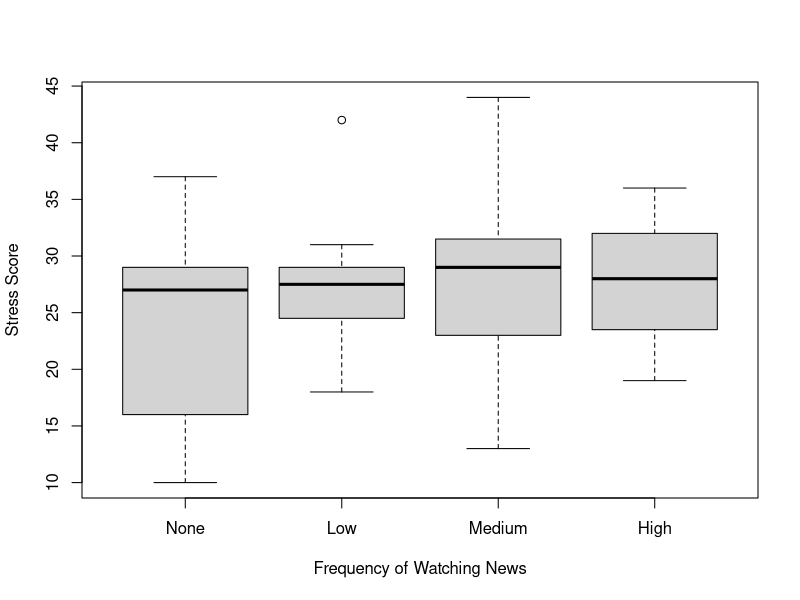
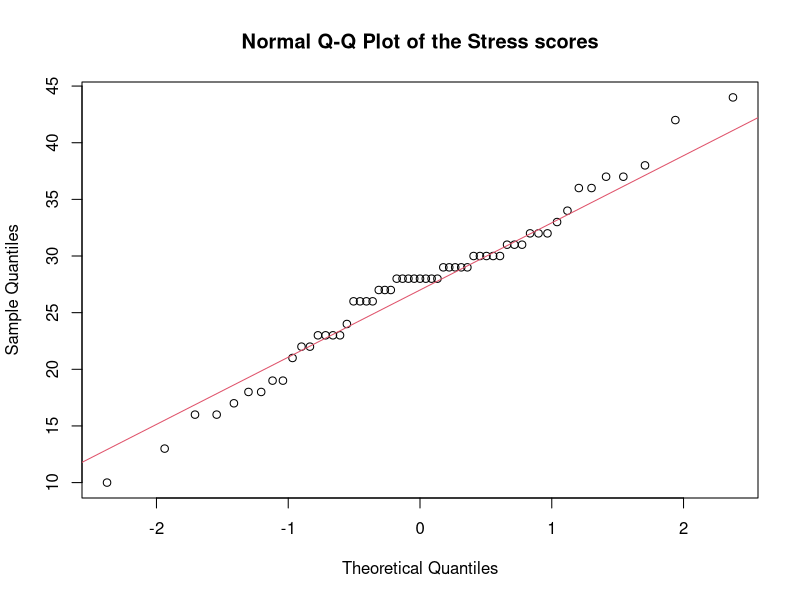
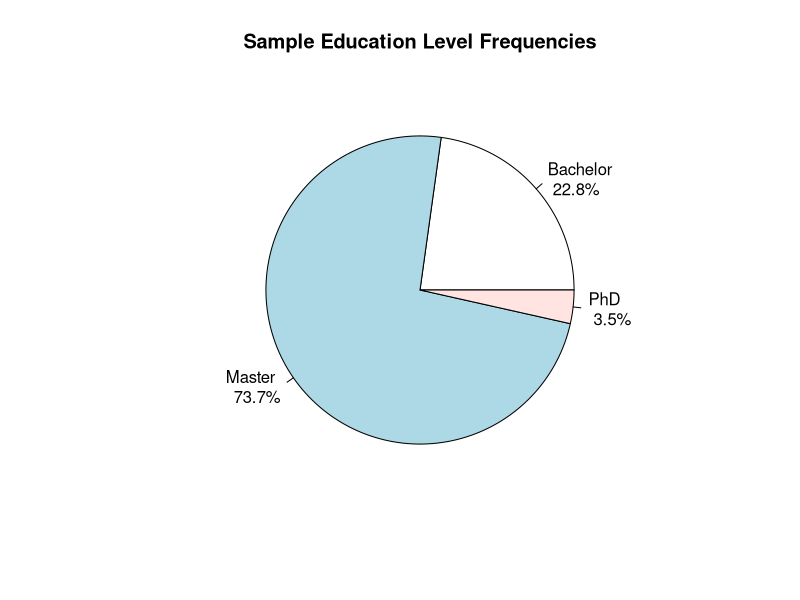
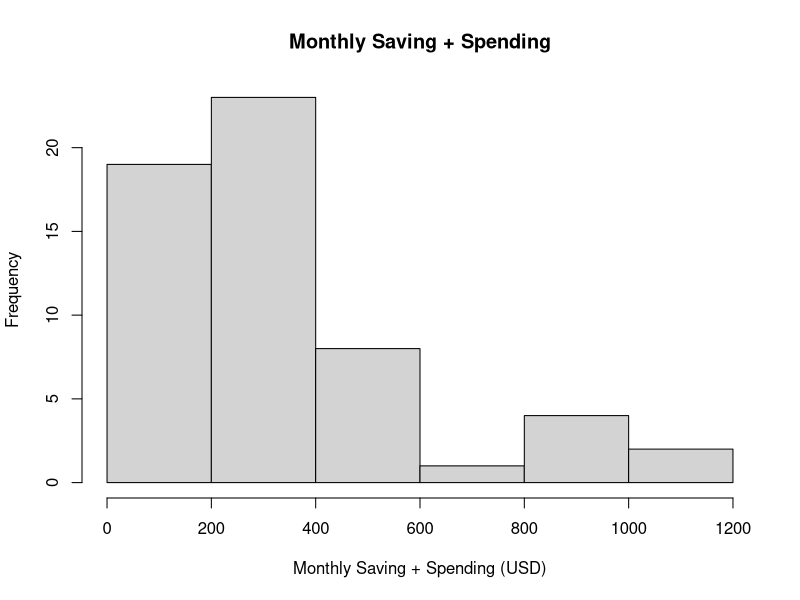

Here is the R script that generated these plots, in order:
library("psych")

all_data <- read.csv("all_data.csv")

stress_questions <- c("Q1", "Q2", "Q3", "Q4", "Q5", "Q6", "Q7", "N1", "N2", "N3", "N4", "N5", "N6", "N7")

# alpha cronbach reliability of stress questions.
# The reliability of stress questions only is tested,
# since these 14 questions have the same scale.
# Alpha is 0.77.
stress_data <- all_data[names(all_data) %in% stress_questions]
alpha(stress_data, check.keys = TRUE)

# remove stress questions from the data
data <- data.frame(all_data[!(names(all_data) %in% stress_questions)])

# factor analysis on all the data without the stress questions
# (with merging the stress questions to a stress score).
# The p-value of the null-hypothesis test that 1 factor is enough
# is 0.211 > 0.05, which means there is 1 factor affecting the data.
factanal(data, factors = 5)

# descriptive statistics.
# Some observations:
# - The mean stress score is 27.32, which suggests that the sample has average stress. Average stress is the middle between 0 (minimum possible score) and 4*14 (maximum possible score)
# - The mean spending is ~ 282$ and the standard deviation is 222$. This data seems highly variable
# - The median for socializing is 1, which suggests the sample tends to be more non-socializing
# - The median for news is 2, which suggests that the sample tends to watch news in a balanced way
describe(data)

# Normality test for stress score. Given the p-value > 0.05, the data is normal.
shapiro.test(data$stress)

# Normality test for spending and saving amount. Given the p-value < 0.05, the data is not normal.
# However, given that our sample size is > 30, we can assume the data is normal and use tests designed
# for normal data.
shapiro.test(data$spends)
shapiro.test(data$saves)


# Using one-sample T test to test if the mean stress score is 28 ((max+min)/2)
# used T test since the stress data is normal, comparing mean of sample to
# the population mean (h0: hypothesizing that the population stress is average)
# The result is p-value > 0.05, so the sample mean is not significantly different from 28.
t.test(data$stress, mu = 28)

# Using independant two-sample T test to test if the mean stress is the same across
# the sample that wish to travel and the sample that doesn't.
# used this test since the stress data is normal, comparing the mean of two samples
# (hypothesizing that the stress is same across the two samples)
# The result is p-value < 0.05, so the two samples have different mean stress scores.
# This means that the students that want to travel has more stress score compared to
# those who don't want to travel.
t.test(subset(data, travelling == 1)$stress, subset(data, travelling == 0)$stress, alternative = "g")

# Using independant two-sample T test to test if the mean stress is the same across the two genders
# used this test since the stress data is normal, comparing the mean of two samples
# (hypothesizing that the stress is same across two genders)
# The result is p-value > 0.05, so the two genders have same stress.
t.test(subset(data, gender == 0)$stress, subset(data, gender == 1)$stress)

# Using ANOVA test to test if the mean stress is the same across the four levels of watching news
# used this test since the stress data is normal, comparing the mean of four samples (more than two)
# (hypothesizing that the stress is same across the four samples)
# The result is p-value > 0.05, so the watching the news doesn't seem to cause stress
summary(aov(stress ~ news, data = data))

# Using ANOVA test to test if the mean stress is the same across the five levels of socializing
# used this test since the stress data is normal, comparing the mean of five samples (more than two)
# (hypothesizing that the stress is same across the five samples)
# The result is p-value > 0.05, so socializing amount doesn't seem to affect stress levels
summary(aov(stress ~ socialize, data = data))

# Using ANOVA test to test if the mean stress is the same across students who study bachelors, masters, and PhD.
# used this test since the stress data is normal, comparing the mean of three samples (more than two)
# (hypothesizing that the stress is same across the three samples)
# The result is p-value > 0.05, so stress doesn't seem to be related to education level
summary(aov(stress ~ education, data = data))


# Using Pearson's correlation coefficient to test if the stress is correlated with how much a student spends monthly.
# used this test since the data is continuous and assumed to be normal
# The correlation coefficient is between -0.3 and 0.3 (negligible), so stress doesn't seem to be correlated to the amount of spending
cor.test(data$spends, data$stress, method = "pearson")

# Using Pearson's correlation coefficient to test if the stress is correlated with how much a student saves monthly.
# used this test since the data is continuous and assumed to be normal
# The correlation coefficient is between -0.3 and 0.3 (negligible), so stress doesn't seem to be correlated to the amount of saving
cor.test(data$saves, data$stress, method = "pearson")

# Using Chi Square test to test if the need to travel is corelated to how much the student is watching news.
# used this test since both variables are ordinal and not continuous.
# The result is p-value > 0.05, so there doesn't seem to be a relation between travelling and watching news.
tablo <- table(data$travelling, data$news)
chisq.test(tablo)

# plots

# Plotting descriptive statistics of stress of each level of watching news
boxplot(stress ~ news, data = data, xlab = "Frequency of Watching News", ylab = "Stress Score", names = c("None", "Low", "Medium", "High"))

# Plotting QQ-diagram to visualize normality of stress scores
qqnorm(data$stress, main = "Normal Q-Q Plot of the Stress scores")
qqline(data$stress, col = 2)

# Pie diagram representing education levels in our sample
freq <- table(data$education)
pie(freq, labels = paste(c("Bachelor", "Master", "PhD"), "\n", sprintf("%.1f%%", freq / sum(freq) * 100)), main = "Sample Education Level Frequencies")

# Histogram of the total money income (money spending + money saving)
hist(data$spends + data$saves, xlab = "Monthly Saving + Spending (USD)", main = "Monthly Saving + Spending")
